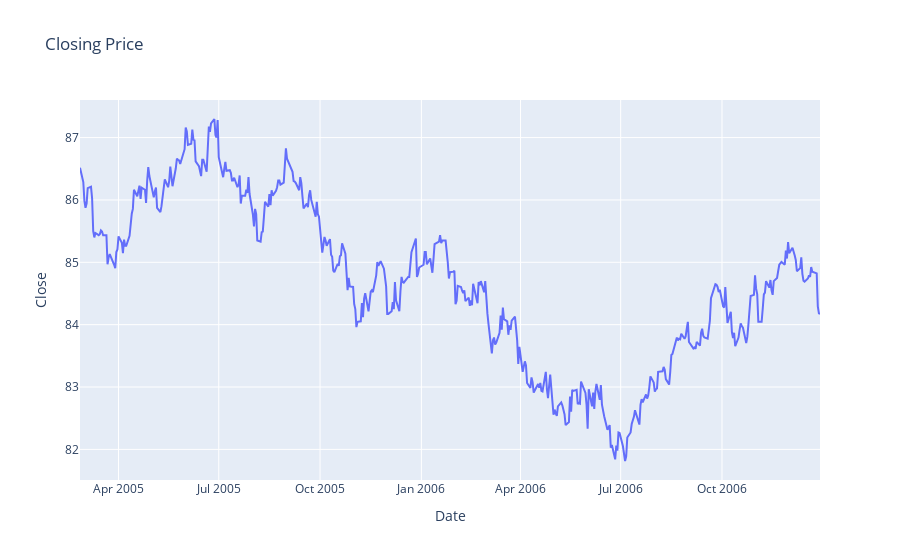

Notebook code cell kept with this figure:
### Markdown cell above
The sample data as we see is not as skewed as the whole population and rather have considerably normal distribution

### Code cell
fig = px.line(before, x="Date", y="Close",  
              title='Closing Price')
fig.show()

### Figure 1 — Plotly figure (JSON) as saved in the notebook; plotly's stock layout.template omitted (floating-point values rounded to 4 significant figures; data arrays with more than 128 entries replaced by an {"elided": "..."} marker saying what was removed)
{"data": [{"hovertemplate": "Date=%{x}<br>Close=%{y}<extra></extra>", "legendgroup": "", "line": {"color": "#636efa", "dash": "solid"}, "marker": {"symbol": "circle"}, "mode": "lines", "name": "", "orientation": "v", "showlegend": false, "type": "scatter", "x": {"elided": "466 str values"}, "xaxis": "x", "y": {"elided": "466 float values"}, "yaxis": "y"}], "layout": {"legend": {"tracegroupgap": 0}, "title": {"text": "Closing Price"}, "xaxis": {"anchor": "y", "domain": [0, 1], "title": {"text": "Date"}}, "yaxis": {"anchor": "x", "domain": [0, 1], "title": {"text": "Close"}}}}
